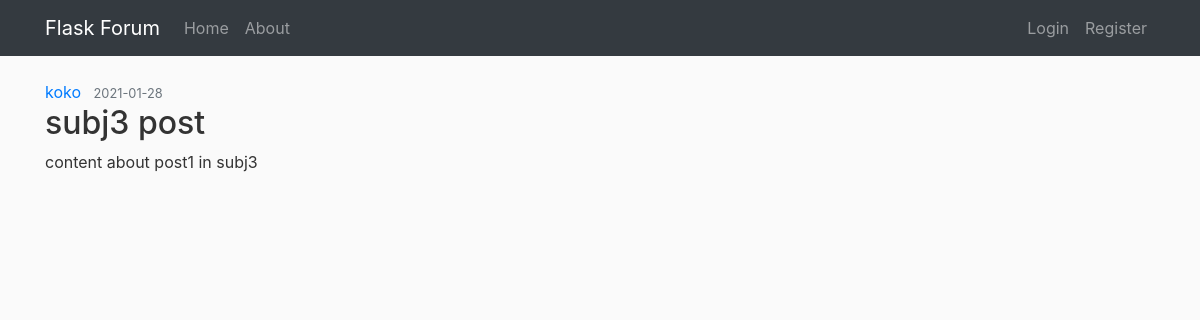
Page /post/10 on the earlier database version.
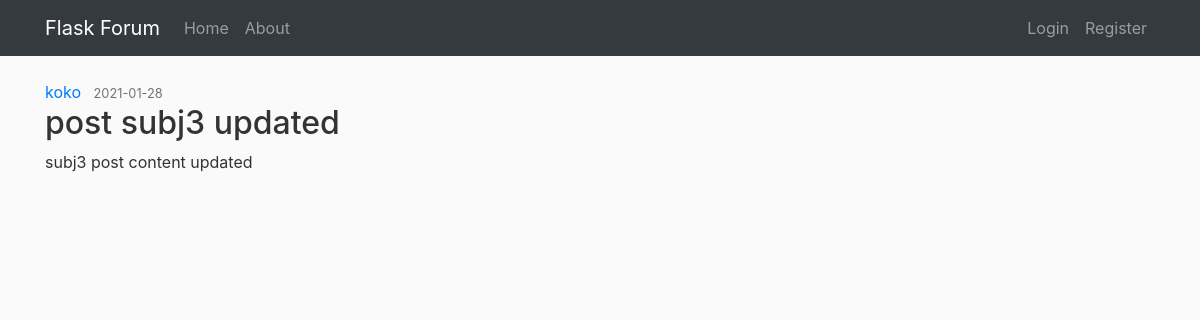
Same page on the later database version.
### flaskforum/models.py (models this page shows, shortened)
class Post(db.Model):
    id = db.Column(db.Integer, primary_key=True)
    title = db.Column(db.String(150), nullable=False)
    date_posted = db.Column(db.DateTime, nullable=False, default=datetime.utcnow)
    content = db.Column(db.Text, nullable=False)
    user_id = db.Column(db.Integer, db.ForeignKey('user.id'), nullable=False)
    topic_id = db.Column(db.Integer, db.ForeignKey('topic.id'), nullable=False)

### flaskforum/routes.py (the view)
@app.route("/post/<int:post_id>")
def post(post_id):
    post = Post.query.get_or_404(post_id)
    return render_template('post.html', title=post.title, post=post)

### flaskforum/templates/post.html (shortened to what this page needs)
{% extends "layout.html" %}
{% block content %}
	<article class="media content-section">
		<div class="media-body">
		    <div class="article-metadata">
		    <a class="mr-2" href="#">{{ post.uploader.username }}</a>
            <small class="text-muted">{{ post.date_posted.strftime('%Y-%m-%d') }}</small>
          </div>
          <h2 class="article-title">{{ post.title }}</h2>
              <p class="article-content">{{ post.content }}</p>
        </div>
    </article>
{% endblock %}

Differences in the rows shown:
changed Post: title "subj3 post" → "post subj3 updated"; content "content about post1 in subj3" → "subj3 post content updated"
